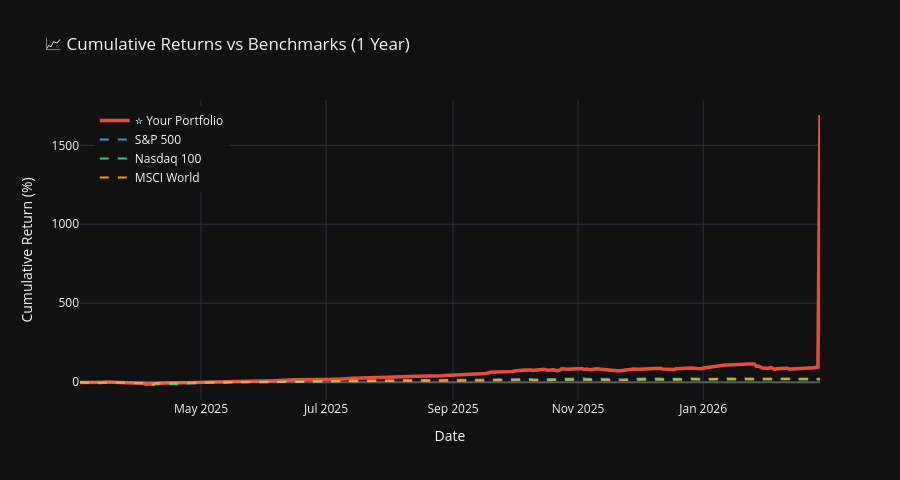

Notebook cell for this chart:
### Code cell
# ============================================================
# SECTION 3: PERFORMANCE vs BENCHMARKS (1 YEAR)
# ============================================================
fig = go.Figure()
fig.add_trace(go.Scatter(
    x=cum_port.index, y=(cum_port-1)*100,
    name='⭐ Your Portfolio', line=dict(width=3.5, color='#e74c3c')
))
bcolors = ['#3498db','#2ecc71','#f39c12']
for i,col in enumerate(cum_bench.columns):
    fig.add_trace(go.Scatter(
        x=cum_bench.index, y=(cum_bench[col]-1)*100,
        name=col, line=dict(width=2, color=bcolors[i], dash='dash')
    ))
fig.add_hline(y=0, line_color='white', opacity=0.2)
fig.update_layout(
    title='📈 Cumulative Returns vs Benchmarks (1 Year)',
    xaxis_title='Date', yaxis_title='Cumulative Return (%)',
    template='plotly_dark', hovermode='x unified', height=480,
    legend=dict(x=0.02, y=0.98)
)
fig.show()

# Stats table
all_m = [calc_metrics(port_aligned, '⭐ YOUR PORTFOLIO')]
for col in bench_aligned.columns:
    all_m.append(calc_metrics(bench_aligned[col], col))

mdf = pd.DataFrame(all_m)
print("\n📊 1-YEAR PERFORMANCE COMPARISON:")
print(mdf[['Portfolio','Total Return','CAGR','Volatility','Sharpe','Sortino','Max Drawdown','Win Rate']].to_string(index=False))

### Figure 1 — Plotly figure (JSON) as saved in the notebook; plotly's stock layout.template omitted (floating-point values rounded to 4 significant figures; data arrays with more than 128 entries replaced by an {"elided": "..."} marker saying what was removed)
{"data": [{"line": {"color": "#e74c3c", "width": 3.5}, "name": "⭐ Your Portfolio", "type": "scatter", "x": {"elided": "257 str values"}, "y": {"elided": "257 float values"}}, {"line": {"color": "#3498db", "dash": "dash", "width": 2}, "name": "S&P 500", "type": "scatter", "x": {"elided": "257 str values"}, "y": {"elided": "257 float values"}}, {"line": {"color": "#2ecc71", "dash": "dash", "width": 2}, "name": "Nasdaq 100", "type": "scatter", "x": {"elided": "257 str values"}, "y": {"elided": "257 float values"}}, {"line": {"color": "#f39c12", "dash": "dash", "width": 2}, "name": "MSCI World", "type": "scatter", "x": {"elided": "257 str values"}, "y": {"elided": "257 float values"}}], "layout": {"height": 480, "hovermode": "x unified", "legend": {"x": 0.02, "y": 0.98}, "shapes": [{"line": {"color": "white"}, "opacity": 0.2, "type": "line", "x0": 0, "x1": 1, "xref": "x domain", "y0": 0, "y1": 0, "yref": "y"}], "title": {"text": "📈 Cumulative Returns vs Benchmarks (1 Year)"}, "xaxis": {"title": {"text": "Date"}}, "yaxis": {"title": {"text": "Cumulative Return (%)"}}}}
